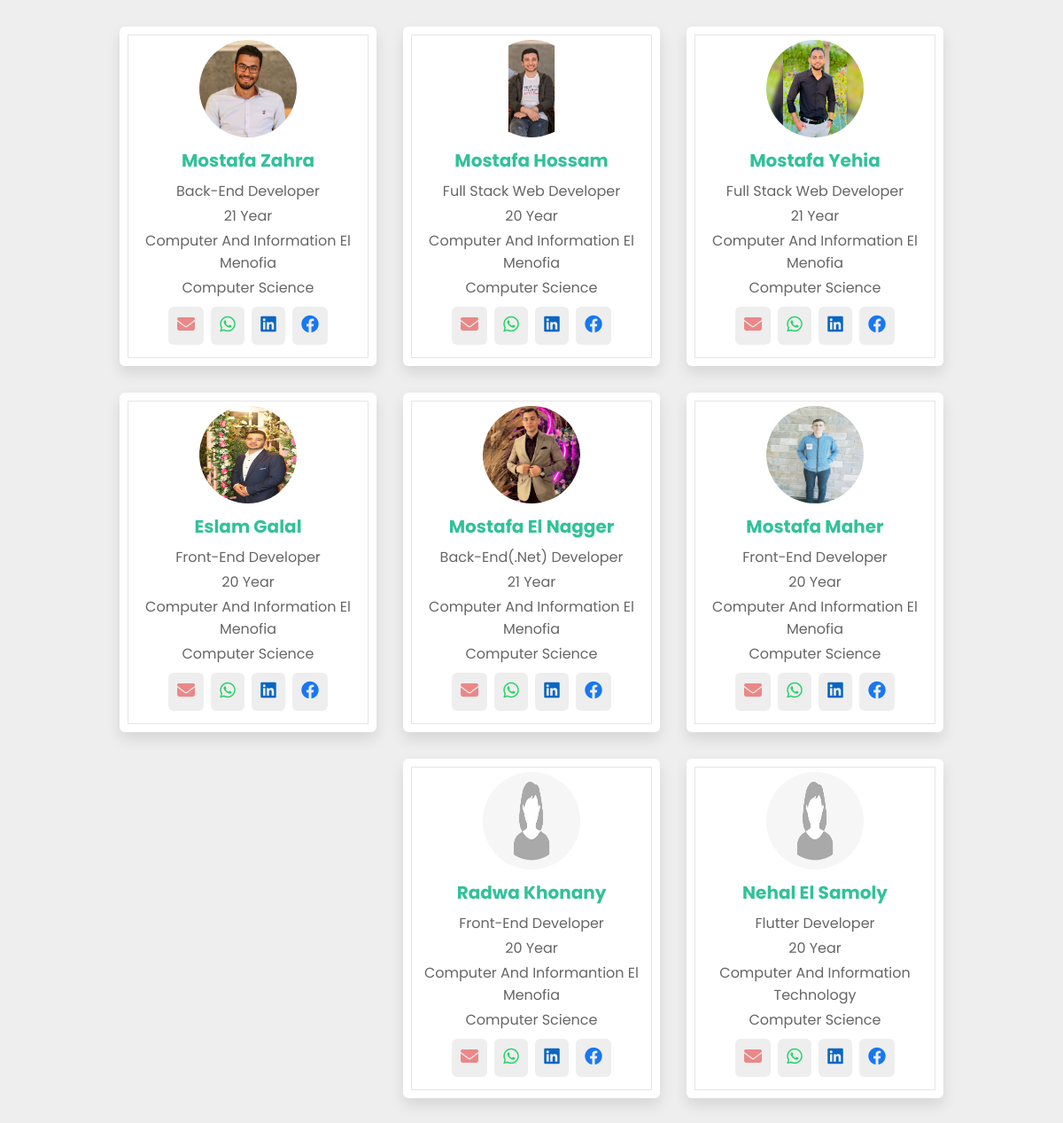
The page /developer.php on the database its author committed.
### tables this page shows
CREATE TABLE `developer` (
  `id` int(11) NOT NULL,
  `name` varchar(100) NOT NULL,
  `track` varchar(100) NOT NULL,
  `date_birth` date NOT NULL,
  `image` varchar(100) NOT NULL,
  `faculty` varchar(100) NOT NULL,
  `department` varchar(100) NOT NULL,
  `phone` int(30) NOT NULL,
  `facebook` varchar(100) NOT NULL,
  `linkedin` varchar(100) NOT NULL,
  `email` varchar(100) NOT NULL
);

### developer.php (the view, shortened to what this page needs)
<?php
include_once("DataBase/database.php");
$developer = $con->query("SELECT *,Datediff(curdate(),date_birth) AS age  FROM `developer`");
$developer = $developer->fetchAll(PDO::FETCH_ASSOC);
?>
<!DOCTYPE html>
<html lang="en" dir="rtl">
<head>
  <link rel="stylesheet" href="./CssComponent/all.min.css">
  <link rel="stylesheet" href="./CssComponent/developer.css">
</head>
<body>
  <div class="container">
    <div class="boxs-content">
      <?php foreach ($developer as $person) { ?>
        <div class="box">
          <img src="images/<?php echo $person['image'] ?>" alt="">
          <h3><?php echo $person['name'] ?></h3>
          <p> <?php echo $person['track'] ?></p>
          <p><?php echo (int) ($person['age'] / 365)  ?> Year</p>
          <p><?php echo $person['faculty'] ?></p>
          <p><?php echo $person['department'] ?></p>
          <div class="social">
            <a href="<?php echo $person['facebook'] ?>"><i class="fa-brands fa-facebook"></i></a>
            <a href="<?php echo $person['linkedin'] ?>"><i class="fa-brands fa-linkedin"></i></a>
            <a href="https://wa.me/+20<?php echo $person['phone'] ?>"><i class="fa-brands fa-whatsapp"></i></a>
            <a href="mailto:<?php echo $person['email'] ?>"><i class="fa-solid fa-envelope"></i></a>
          </div>
        </div>
      <?php } ?>
    </div>
  </div>
</body>
</html>

### CssComponent/developer.css (style rules this page uses)
:root { --main-color: #32c19a; --color-orange: #ff7800; --color-black: #1a1364; --ligth-color: #666; --color-white: #fff; --box-shadow: 0 0.5rem 1rem rgba(0, 0, 0, 0.1); --main-border: 0.2rem solid rgba(0, 0, 0, 0.1); --main-outline: 0.1rem solid rgba(0, 0, 0, 0.1); --main-outline-hover: 0.2rem solid var(--main-color); }
* { font-family: "Poppins", sans-serif; margin: 0; padding: 0; outline: none; border: none; -moz-box-sizing: border-box; -webkit-box-sizing: border-box; box-sizing: border-box; text-decoration: none; list-style: none; text-transform: capitalize; transition: all 0.2s linear; }
body { background: #eee; }
.container { width: calc(90% - 70px); padding: 30px 40px; margin: 0 auto; }
.boxs-content { display: grid; grid-template-columns: repeat(auto-fit, minmax(280px, 1fr)); gap: 30px; }
.box { background: #fff; border-radius: 6px; text-align: center; padding: 15px 20px; outline: var(--main-outline); outline-offset: -10px; box-shadow: var(--box-shadow); transition: 0.4s linear; }
.box img { width: 110px; height: 110px; border-radius: 50%; }
.box p { color: var(--ligth-color); font-size: 16px; padding-top: 3px; direction: ltr; }
.box h3 { color: var(--main-color); font-size: 20px; padding: 4px 0; }
.box .social { margin: 18px 0; }
.box .social a { width: 180px; height: 180px; background: #eee; color: #ff7800; border-radius: 6px; padding: 10px; margin: 2px; }
.box .social a:first-child { color: #1877f2; }
.box .social a:nth-child(2) { color: #0a66c2; }
.box .social a:nth-child(3) { color: #25d366; }
.box .social a:last-child { color: #ea8888; }
.box .social a i { font-size: 20px; }

### rows shown on the page
developer: image (picture), name "Mostafa Yehia", track "Full Stack Web Developer", age "21", faculty "Computer And Information El Menofia", department "Computer Science"
developer: image (picture), name "Mostafa Hossam", track "Full Stack Web Developer", age "20", faculty "Computer And Information El Menofia", department "Computer Science"
developer: image (picture), name "Mostafa Zahra", track "Back-End Developer", age "21", faculty "Computer And Information El Menofia", department "Computer Science"
developer: image (picture), name "Mostafa Maher", track "Front-End Developer", age "20", faculty "Computer And Information El Menofia", department "Computer Science"
developer: image (picture), name "Mostafa El Nagger", track "Back-End(.net) Developer", age "21", faculty "Computer And Information El Menofia", department "Computer Science"
developer: image (picture), name "Eslam Galal", track "Front-End Developer", age "20", faculty "Computer And Information El Menofia", department "Computer Science"
developer: image (picture), name "Nehal El Samoly", track "Flutter Developer", age "20", faculty "Computer And Information Technology", department "Computer Science"
developer: image (picture), name "Radwa Khonany", track "Front-End Developer", age "20", faculty "Computer And Informantion El Menofia", department "Computer Science"
